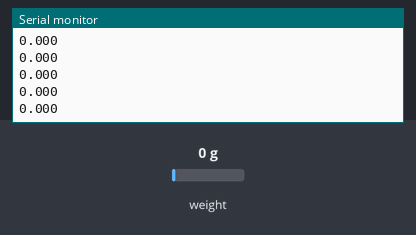
The sketch below on a simulated Arduino Uno, built with avr-gcc and run on an emulated ATmega328P. Parts: the last lines printed to the serial monitor. The test bench sets the inputs (shaded band); at power-on: weight on the scale 0 g.

Above: at 1.4 s.
1.5 s: weight on the scale set to 100 g
At 1.51 s:
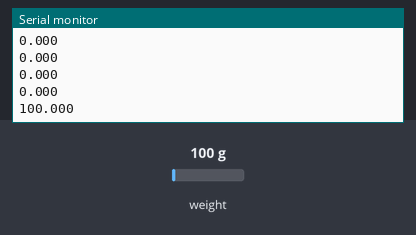
3.0 s: weight on the scale set to 1250 g
At 3.02 s:
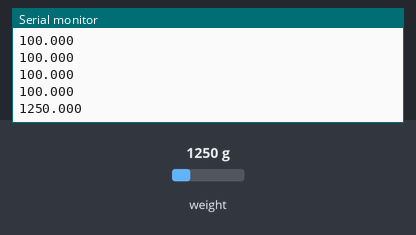
Timing chart, 0 to 6.0 s (numbered marks = the images above; inputs shaded):
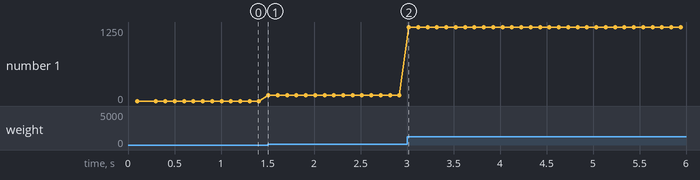

The sketch:

_talonnage_masse.ino
```cpp
#include <HX711.h>

const  int  DOUT = A1 ;
const  int  CLK = A0 ;

HX711  balance ;

void  setup ( )  {
  Serial . begin ( 9600 ) ;
  balance . begin ( DOUT ,  CLK ) ;
  //Serial . print ( "Reading the ADC value: " ) ;
  Serial . println ( balance . read ( ) ) ;
  //Serial . println ( "Do not put any object on the scale" ) ;
  //Serial . println ("Destarando..." ) ;
  //Serial . println ( "..." ) ;
  balance . set_scale (1975.25) ;  //The default scale is 1
  balance . tare ( 1 ) ;   //The current weight is considered Tare.

  //Serial . println ( "Ready to weigh" ) ;"
}
void  loop ( )  {
  //Serial . print ( "Weight: " ) ;
  Serial . println ( balance . get_units ( 1 ) , 3 ) ;
  //Serial . println ( "g" ) ;
  delay ( 0 ) ;
}
```

Measured:
- after the input at 1.5 s, the serial monitor: prints a new line at once (image 1)
- after the input at 3.0 s, the serial monitor: prints a new line at once (image 2)
- plotted number 1: 0 → 100 after the input at 1.5 s, 100 → 1250 after the input at 3.0 s
